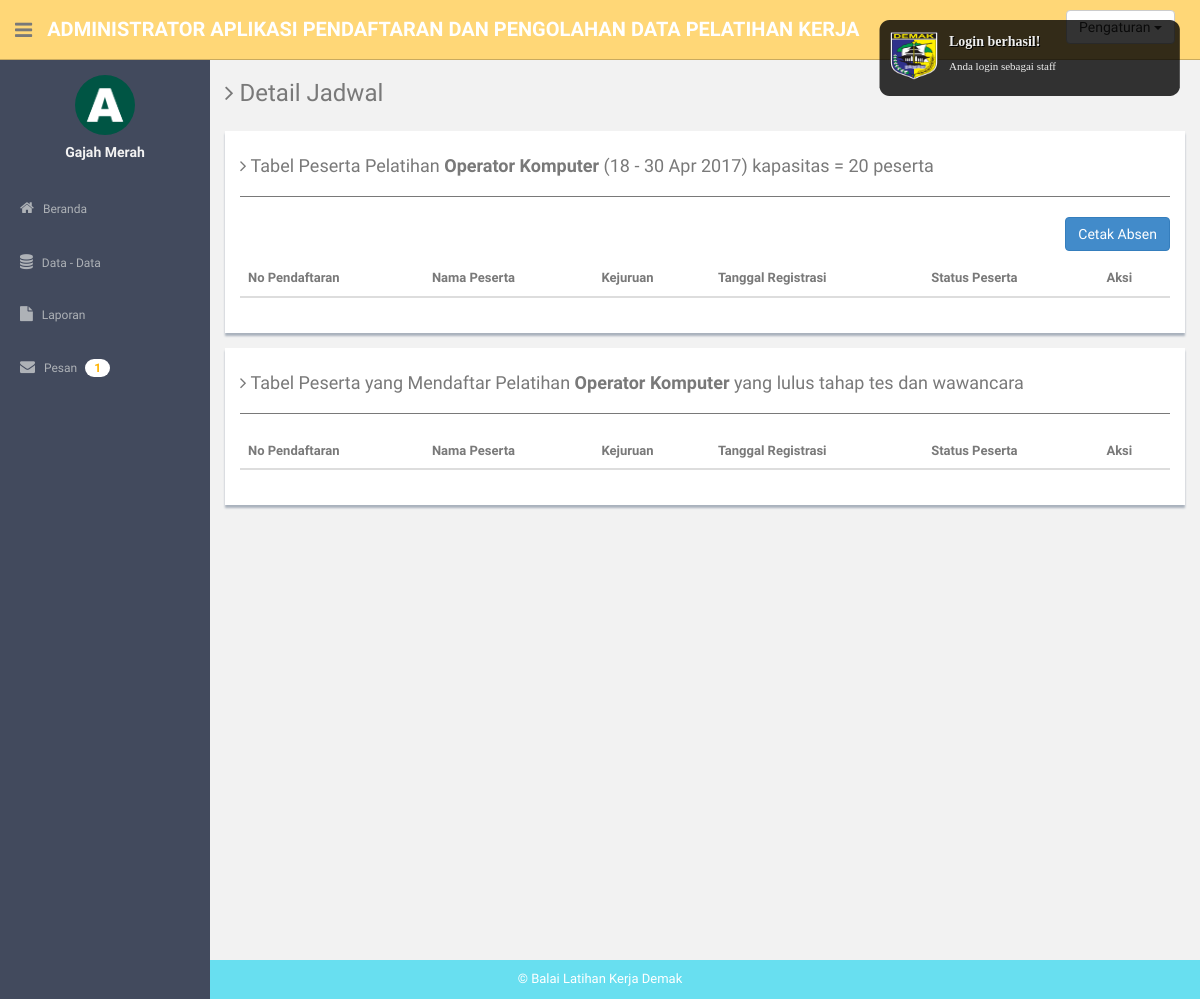
The app's page /admin/detail_jadwal.php?id=20 (signed in) with its own data.
### tables this page shows
CREATE TABLE `jadwal` (
  `id_jadwal` int(11) NOT NULL,
  `angkatan` varchar(8) NOT NULL,
  `id_kejuruan` int(11) NOT NULL,
  `sumber_dana` varchar(8) NOT NULL,
  `kapasitas` int(11) NOT NULL,
  `status_pelaksanaan` varchar(8) NOT NULL DEFAULT 'belum',
  `seleksi_awal` date NOT NULL,
  `seleksi_akhir` date NOT NULL,
  `pelatihan_awal` date NOT NULL,
  `pelatihan_akhir` date NOT NULL,
  `status_hapus` int(11) NOT NULL DEFAULT '0' COMMENT '0 = belum dihapus, 1 = sudah dihapus',
  `date_created` timestamp NOT NULL DEFAULT CURRENT_TIMESTAMP
);

CREATE TABLE `kejuruan` (
  `id_kejuruan` int(11) NOT NULL,
  `nama_kejuruan` varchar(64) NOT NULL,
  `kode_kejuruan` varchar(8) NOT NULL,
  `status_hapus` int(11) NOT NULL DEFAULT '0',
  `date_created` timestamp NOT NULL DEFAULT CURRENT_TIMESTAMP
);

### proses/convert_date.php (called while the page is built, shortened)
<?php
	function concateDate($date1, $date2){
		$new_date1 = strtotime($date1);
		$new_date2 = strtotime($date2);
		if($new_date1==$new_date2){
			$new_date1 = date('d M Y', $new_date1);
			$new_date2 = date('d M Y', $new_date2);
			$result = $new_date1."";
		}else{
			$day1 = date('d', $new_date1);
			$day2 = date('d', $new_date2);
			$month1 = date('M', $new_date1);
			$month2 = date('M', $new_date2);
			$year1 = date('Y', $new_date1);
			$year2 = date('Y', $new_date2);
			if($year1==$year2){
				if($month1==$month2){
					$result = $day1." - ".$day2." ".$month1." ".$year1;
				}else{
					$result = $day1." ".$month1." - ".$day2." ".$month2." ".$year1;
				}
			}else{
				$result = $day1." ".$month1." ".$year1." - ".$day2." ".$month2." ".$year2;
			}
		}
		return $result;
	}
?>

### admin/detail_jadwal.php (the view, shortened to what this page needs)
<?php
  include 'header.php';
  require_once ('../proses/koneksi_db.php');
  require_once ('../proses/convert_date.php');
  $id_jadwal = $_GET['id'];
  $query = mysqli_query($connect, "SELECT * FROM jadwal, kejuruan WHERE jadwal.id_kejuruan=kejuruan.id_kejuruan AND id_jadwal=$id_jadwal ");
  $data = mysqli_fetch_object($query);
  $nama_kejuruan = $data->nama_kejuruan;
  $kapasitas = $data->kapasitas;
  $status_pelaksanaan = $data->status_pelaksanaan;
  $tgl_pelaksanaan = concateDate($data->pelatihan_awal, $data->pelatihan_akhir);
?>
<section id="main-content">
  <section class="wrapper site-min-height">
    <h3><i class="fa fa-angle-right"></i> Detail Jadwal</h3>
    <div class="row mt">
      <div class="col-lg-12">
        <div class="showback">
          <h4><i class="fa fa-angle-right"></i> Tabel Peserta Pelatihan <?php echo "<b>".$nama_kejuruan."</b> (".$tgl_pelaksanaan.") kapasitas = ".$kapasitas." peserta"?></h4>
          <hr>
          <a href="../proses/admin/cetak_absen.php?id_jadwal=<?php echo $id_jadwal?>" target="_blank" style="margin-bottom:10px" class="btn btn-primary pull-right"  >Cetak Absen</a>
          <br>
          <div class="clearfix" ></div>
          <table class="table table-hover">
            <thead>
              <tr>
                <th>No Pendaftaran</th>
                <th>Nama Peserta</th>
                <th>Kejuruan</th>
                <th>Tanggal Registrasi</th>
                <th>Status Peserta</th>
                <th>Aksi</th>
              </tr>
            </thead>
          </table>
        </div>
      </div>
      <?php
        if($status_pelaksanaan=='belum'){
      ?>
      <div class="col-lg-12">
        <div class="showback">
          <h4><i class="fa fa-angle-right"></i> Tabel Peserta yang Mendaftar Pelatihan<?php echo "<b> ".$nama_kejuruan."</b> yang lulus tahap tes dan wawancara"?></h4>
          <hr>
          <table class="table table-hover">
            <thead>
              <tr>
                <th>No Pendaftaran</th>
                <th>Nama Peserta</th>
                <th>Kejuruan</th>
                <th>Tanggal Registrasi</th>
                <th>Status Peserta</th>
                <th>Aksi</th>
              </tr>
            </thead>
          </table>
        </div>
      </div>
      <?php
        }
      ?>
    </div>
  </section><! --/wrapper -->
</section>
<?php
  include 'footer.php';
?>

### assets/css/style.css (style rules this page uses)
body { color: #797979; background: #f2f2f2; font-family: 'Ruda', sans-serif; padding: 0px !important; margin: 0px !important; font-size:13px; }
a, a:hover, a:focus { text-decoration: none; outline: none; }
hr { margin-top: 20px; margin-bottom: 20px; border: 0; border-top: 1px solid #797979; }
.mt { margin-top: 25px; }
#main-content { margin-left: 210px; }
.wrapper { display: inline-block; margin-top: 60px; padding-left: 15px; padding-right: 15px; padding-bottom: 15px; padding-top: 0px; width: 100%; }
.showback { background: #ffffff; padding: 15px; margin-bottom: 15px; box-shadow: 0px 3px 2px #aab2bd; }
.site-min-height { min-height: 900px; }

### records on screen
jadwal: id_kejuruan.nama_kejuruan "Operator Komputer", tgl_pelaksanaan "18 - 30 Apr 2017", kapasitas "20"

### other values on screen
$_SESSION['nama'] "Gajah Merah"
